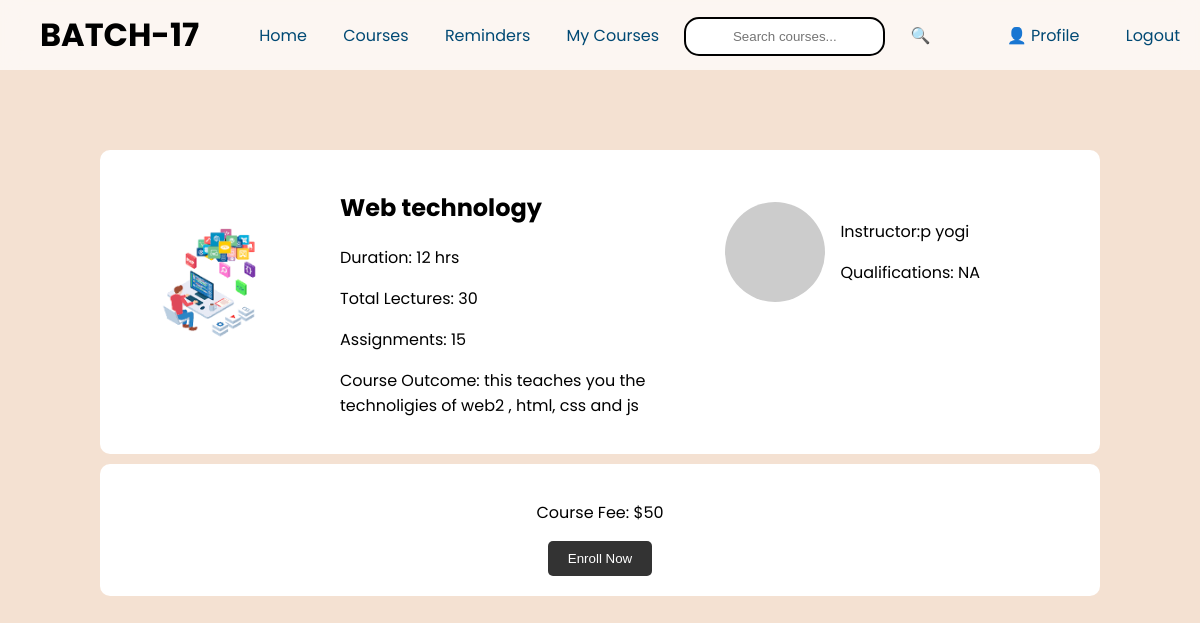
Screenshot of /App/courses/197530 (signed in) with the database file from the repository.
### App/models.py (models this page shows)
class Courses(models.Model): # all the courses table
    course_name = models.CharField(max_length=100)
    course_image = models.ImageField(upload_to='course_images', null=True)
    course_code = models.CharField(max_length=100, primary_key=True)
    course_description = models.CharField(max_length=100, null=True)
    course_duration = models.CharField(max_length=100, null=True)
    no_of_assignments = models.IntegerField(null=True)
    course_price = models.CharField(max_length=100, null=True)
    instructor_id = models.ForeignKey(CustomUser, on_delete=models.CASCADE,null=True)
    def __str__(self):
        return self.course_name

### Users/models.py (models this page shows, shortened)
class CustomUser(AbstractBaseUser, PermissionsMixin):
    email = models.EmailField(unique=True)
    name = models.CharField(max_length=255)
    ROLE_CHOICES = (
        ('student', 'Student'), # left side is stored in the database, right side is displayed in the admin panel
        ('instructor', 'Instructor'),
        ('admin', 'Admin'),
    )
    role = models.CharField(max_length=10, choices=ROLE_CHOICES, default='student')
    is_active = models.BooleanField(default=True)
    is_staff = models.BooleanField(default=False)
    objects = CustomUserManager()
    USERNAME_FIELD = 'email' # this is identifed as the unique identifier for the user
    REQUIRED_FIELDS = ['name'] # this is the required field for the user

class Instructor(models.Model):
    user = models.OneToOneField(CustomUser, on_delete=models.CASCADE, primary_key=True)
    qualification = models.CharField(max_length=255, blank=True, null=True)
    def __str__(self):
        return self.user.email

### App/views_folder/student.py (the view)
# urls.py: path('courses/<int:course_code>', student.course, name='course_page'), #page
def course(request, course_code):
    if request.user.is_authenticated:
        print(course_code)
        data = Courses.objects.get(course_code=course_code)
        print(data)
        instructor_data = Instructor.objects.get(user=data.instructor_id.id)
        print(instructor_data)
        course_details = {"course_name":data.course_name,
                          "course_image":data.course_image.url,
                           "course_code":data.course_code,
                           "course_description":data.course_description,
                           "course_duration":data.course_duration,
                           "no_of_assignments":data.no_of_assignments,
                            "course_price":data.course_price,
                            "instructor_id":data.instructor_id.name,
                            "qualifications":instructor_data.qualification}
        print(course_details)
        return render(request,'student/course.html', {'course_details':course_details})

### App/templates/student/course.html (shortened to what this page needs)
<!DOCTYPE html>
<html lang="en">
<head>
    {%load static%}
    <link rel="stylesheet" href="{% static 'css/student/course.css' %}">
</head>
<body>
    <div class="navbar">
        <h1 class="logo">BATCH-17</h1>
        <div class="menu">
            <a href="{%url 'home'%}">Home</a>
            <a href="{%url 'courses'%}">Courses</a>
            <a href="#">Reminders</a>
            <a href="#">My Courses</a>
            <input class="input-box" type="text" id="searchInput"
                style="color: black; margin-top:7px; border:2px solid black;" placeholder="Search courses...">
            <span class="search-icon" onclick="fetch_course()">🔍</span>
        </div>
        <div class="user">
            <a href="{%url 'profile'%}" class="profile">👤 Profile</a>
            <a href="{%url 'logout'%}" class="logout">Logout</a>
        </div>
    </div>
    <div class="course-details-container">
        <div class="course-logo">
            <img src="{{course_details.course_image}}" alt="Course Logo">
        </div>
        <div class="course-info">
            <h2>{{course_details.course_name}}</h2>
            <p>Duration: {{course_details.course_duration}} hrs</p>
            <p>Total Lectures: 30</p>
            <p>Assignments: {{course_details.no_of_assignments}}</p>
            <p>Course Outcome: {{course_details.course_description}}</p>
        </div>
        <div class="instructor-info">
            <img src="https://via.placeholder.com/100" alt="Instructor Image" class="instructor-img">
            <div>
                <p>Instructor:{{course_details.instructor_id}}</p>
                <p>Qualifications: {{course_details.qualifications}}</p>
            </div>
        </div>
    </div>
    <div class="payment-section">
        <p>Course Fee: ${{course_details.course_price}}</p>
        <button id="enrollButton" onclick="enroll()">Enroll Now</button>
    </div>
</body>
</html>

### App/static/css/student/course.css (style rules this page uses)
body { font-family: Arial, sans-serif; margin: 0; padding: 0; background-color: #f4e1d2; font-family: 'Poppins', sans-serif; }
.logo { margin-left: 20px; }
.navbar { position: fixed; top: 0px; width: 98%; height: 50px; left: 0px; text-align:center; background-color: rgba(255, 255, 255, 0.7); overflow: hidden; padding: 10px 20px; backdrop-filter: blur(10px); display: flex; justify-content: space-between; align-items: center; }
.navbar a, .navbar input,.navbar .search-icon { display: inline-block; color: #004974; text-align: center; padding: 14px 16px; text-decoration: none; }
.navbar .input-box { margin: 5px; }
.navbar .search-icon { cursor: pointer; }
.navbar input { border: none; padding: 10px; border-radius: 15px; margin-right: 10px; }
.profile { margin-right: 10px; }
.course-details-container { display: flex; align-items: center; justify-content: space-between; padding: 20px; background-color: #fff; margin-top: 150px; margin-left: auto; margin-right: auto; border-radius: 10px; width: 80%; }
.course-logo { padding: 15px; margin-right: 20px; width : 150px; height : 150px; align-items: center; }
.course-logo img { object-fit: cover; width: 100%; }
.course-info { margin-left: 20px; flex: 1; }
.instructor-info { display: flex; align-items: center; margin-top: -100px; margin-right: 100px; }
.instructor-img { width: 100px; height: 100px; border-radius: 50%; margin-right: 15px; }
.payment-section { text-align: center; padding: 20px; width: 80%; background-color: #fff; margin-top: 10px; margin-left: auto; margin-right: auto; border-radius: 10px; }
.payment-section button { padding: 10px 20px; background-color: #333; color: #fff; border: none; border-radius: 5px; cursor: pointer; }

### rows the page displays
Courses: course_name "Web technology", course_duration "12", course_description "this teaches you the technoligies of web2 , html, css and js", course_price "50"
CustomUser: instructor_id "p yogi"
Instructor: qualifications "NA"

### other values shown
{{ course_details.no_of_assignments }} "15"
